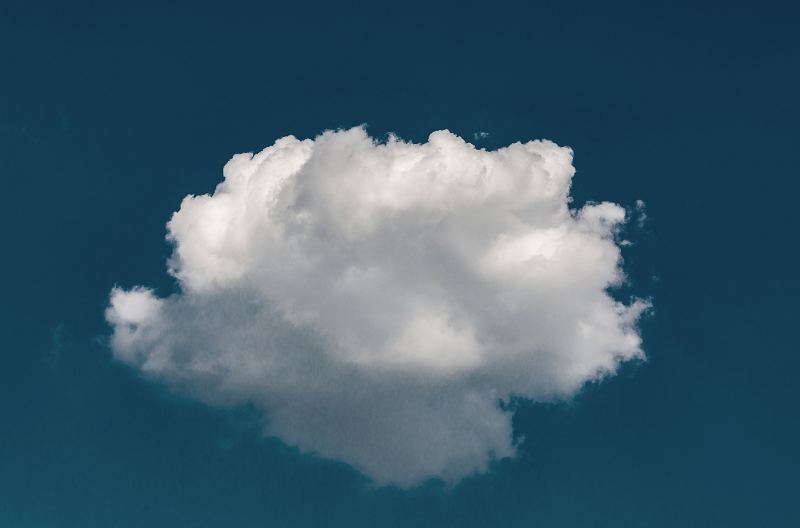
#> input picture cloud1.png, 800 x 528 px
$ python contour_only.py --image cloud1.png   (older library calls are emulated)
#> lines starting #> are read from the running program, lines starting #| are printed output that depends on the picture; after the words box and inside, x2 and y2 are one past the last pixel; in counts of white or black regions, pixels touching at a corner belong together
# import the necessary packages
from __future__ import print_function
from skimage.feature import peak_local_max
from skimage.morphology import watershed
from scipy import ndimage
import argparse
import imutils
import cv2


if __name__ == "__main__":
    # construct the argument parse and parse the arguments
    ap = argparse.ArgumentParser()
    ap.add_argument("-i", "--image", required=True, help="path to input image")
    args = vars(ap.parse_args())

    # load the image and perform pyramid mean shift filtering
    # to aid the thresholding step
    image = cv2.imread(args["image"])
#> image is the input picture: shape (528, 800, 3); mean B, G, R 107.8, 91.5, 61.3
    shifted = cv2.pyrMeanShiftFiltering(image, 21, 51)
    cv2.imshow("Input", image)
    k = cv2.waitKey()
#> (key Esc is pressed here)

    # convert the mean shift image to grayscale, then apply
    # Otsu's thresholding
    gray = cv2.cvtColor(shifted, cv2.COLOR_BGR2GRAY)
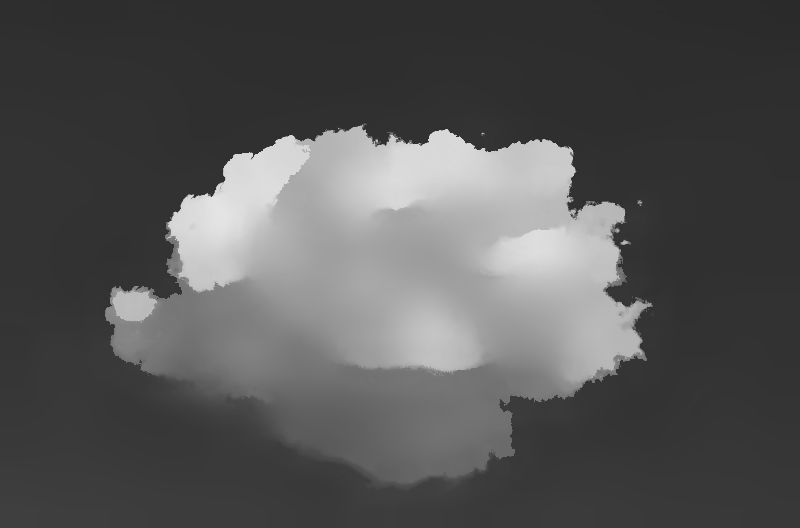
#> gray: shape (528, 800); min 42, max 228, mean 84.5
    thresh = cv2.threshold(gray, 0, 255, cv2.THRESH_BINARY | cv2.THRESH_OTSU)[1]
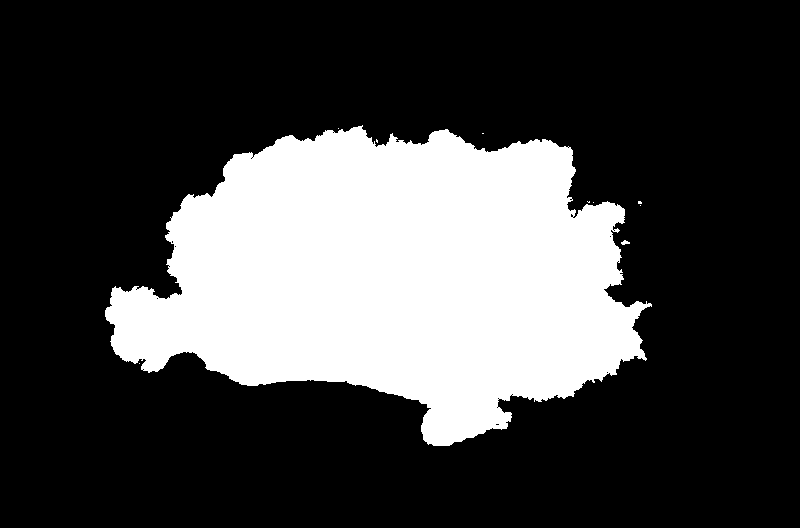
#> thresh: shape (528, 800); 26.6% white; 10 white regions (8 under 20 px)
    cv2.imshow("Thresh", gray)
    k = cv2.waitKey()
#> (key Esc is pressed here)

    # find contours in the thresholded image
    cnts = cv2.findContours(thresh.copy(), cv2.RETR_EXTERNAL,
                            cv2.CHAIN_APPROX_SIMPLE)
#> cnts = 10 contours, 9 with area under 20; largest, box (x1, y1, x2, y2) and area: (105, 125, 652, 446) 111545
    cnts = imutils.grab_contours(cnts)
    print("[INFO] {} unique contours found".format(len(cnts)))
#| [INFO] 10 unique contours found
    # loop over the contours
    for (i, c) in enumerate(cnts):
        # draw the contour
        ((x, y), _) = cv2.minEnclosingCircle(c)
        cv2.putText(image, "#{}".format(i + 1), (int(x) - 10, int(y)),
                    cv2.FONT_HERSHEY_SIMPLEX, 0.6, (0, 0, 255), 2)
        cv2.drawContours(image, [c], -1, (0, 255, 0), 2)
#> this loop made 10 passes
#> (x, y) on passes 1, 2, 3, 4, 5, 6, 9, 10: (139, 363), (625, 242.5), (640, 205), (593, 202), (639.5, 202), (588, 201.5), (338, 128), (378, 310)
#> (c, x, y) on passes 7 to 8: ([[376, 139], [376, 141], [377, 142], [377, 140]], 376.5, 140.5), ([[482, 133], [483, 133]], 482.5, 133)
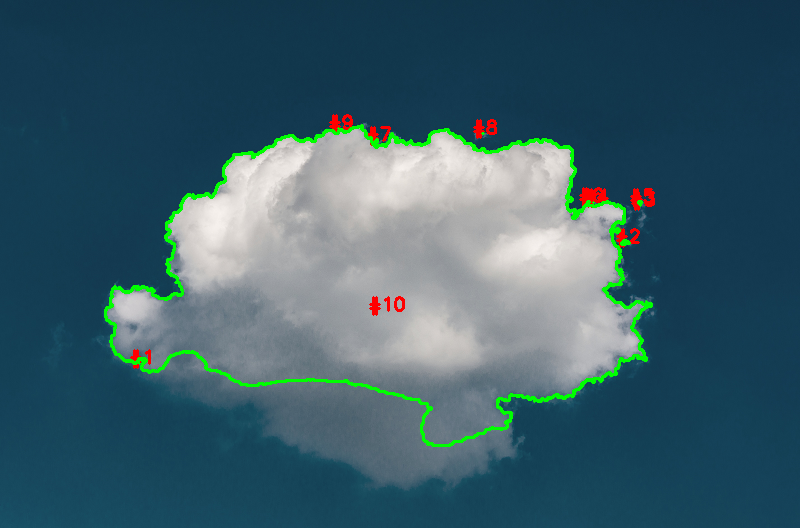
#> image: shape (528, 800, 3); 2.13% of pixels changed, all inside (x1, y1, x2, y2) = (104, 114, 655, 447)
    # show the output image
    cv2.imshow("Image", image)
    cv2.waitKey(0)
